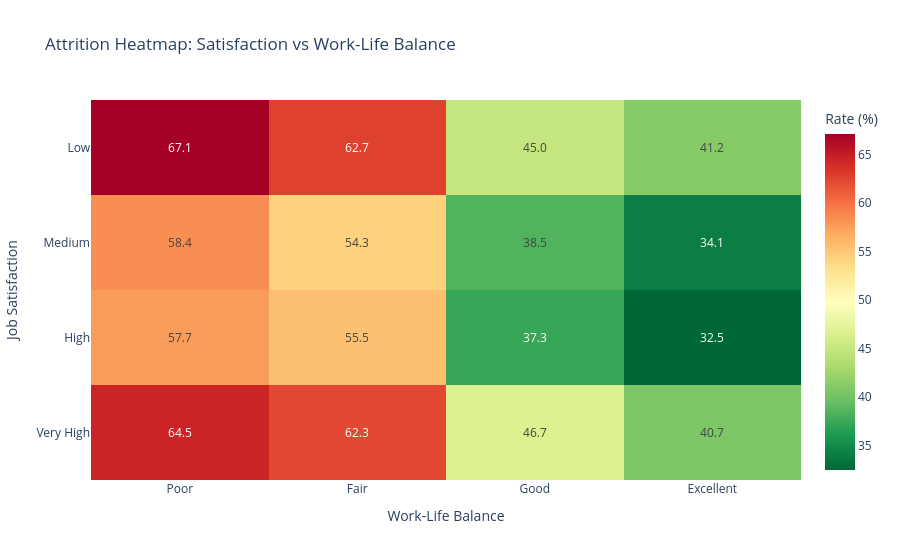

Notebook code for this chart:
### Markdown cell above
### Q6 · Engagement Warning Signs
Combining satisfaction and work-life balance to create an early-warning matrix.

### Code cell
eng_stats = rate_table(df, ["job_satisfaction", "work_life_balance"])
pivot_eng = eng_stats.pivot(index="job_satisfaction", columns="work_life_balance", values="rate")

fig = px.imshow(pivot_eng, text_auto='.1f', aspect="auto",
                title="Attrition Heatmap: Satisfaction vs Work-Life Balance",
                labels=dict(x="Work-Life Balance", y="Job Satisfaction", color="Rate (%)"),
                color_continuous_scale="RdYlGn_r")
fig.show()

show_answer(
    "Q6", "Engagement Warning Signs",
    "'Low' job satisfaction combined with 'Poor' work-life balance creates a critical flight risk (highest attrition in the matrix).",
    "Managers should treat 'Poor' work-life balance survey results as an immediate trigger for a stay interview."
)

### Figure 1 — Plotly figure (JSON) as saved in the notebook; plotly's stock layout.template omitted (floating-point values rounded to 4 significant figures)
{"data": [{"coloraxis": "coloraxis", "hovertemplate": "Work-Life Balance: %{x}<br>Job Satisfaction: %{y}<br>Rate (%): %{z}<extra></extra>", "name": "0", "texttemplate": "%{z:.1f}", "type": "heatmap", "x": ["Poor", "Fair", "Good", "Excellent"], "xaxis": "x", "y": ["Low", "Medium", "High", "Very High"], "yaxis": "y", "z": [[67.1, 62.7, 45.0, 41.2], [58.4, 54.3, 38.5, 34.1], [57.7, 55.5, 37.3, 32.5], [64.5, 62.3, 46.7, 40.7]]}], "layout": {"coloraxis": {"colorbar": {"title": {"text": "Rate (%)"}}, "colorscale": [[0, "rgb(0,104,55)"], [0.1, "rgb(26,152,80)"], [0.2, "rgb(102,189,99)"], [0.3, "rgb(166,217,106)"], [0.4, "rgb(217,239,139)"], [0.5, "rgb(255,255,191)"], [0.6, "rgb(254,224,139)"], [0.7, "rgb(253,174,97)"], [0.8, "rgb(244,109,67)"], [0.9, "rgb(215,48,39)"], [1, "rgb(165,0,38)"]]}, "title": {"text": "Attrition Heatmap: Satisfaction vs Work-Life Balance"}, "xaxis": {"anchor": "y", "domain": [0, 1], "title": {"text": "Work-Life Balance"}}, "yaxis": {"anchor": "x", "autorange": "reversed", "domain": [0, 1], "title": {"text": "Job Satisfaction"}}}}
